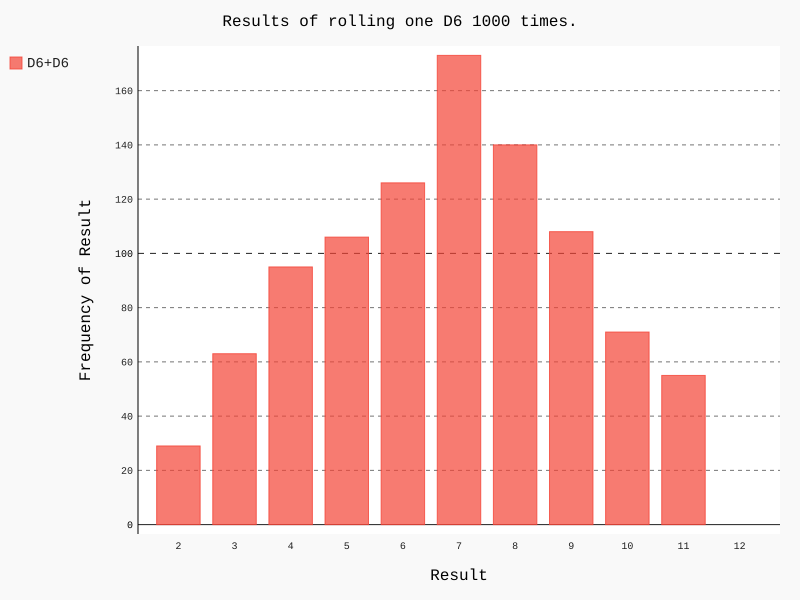

Generate this figure with Python:
import pygal

from die import Die

#创建一个D6
die_1=Die()
die_2=Die()

# 掷几次骰子，并将结果存储在一个列表中
results=[]
for roll_num in range(1000):
    result=die_1.roll()+die_2.roll()
    results.append(result)

# 分析结果
frequencies=[]
for value in range(2,die_1.num_sides+die_2.num_sides):
    frequency=results.count(value)
    frequencies.append(frequency)

#对结果进行可视化
hist=pygal.Bar()

hist.title="Results of rolling one D6 1000 times."
hist.x_labels=['2','3','4','5','6','7','8','9','10','11','12']
hist.x_title="Result"
hist.y_title="Frequency of Result"

hist.add('D6+D6',frequencies)
hist.render_to_file('die_visual.svg')
